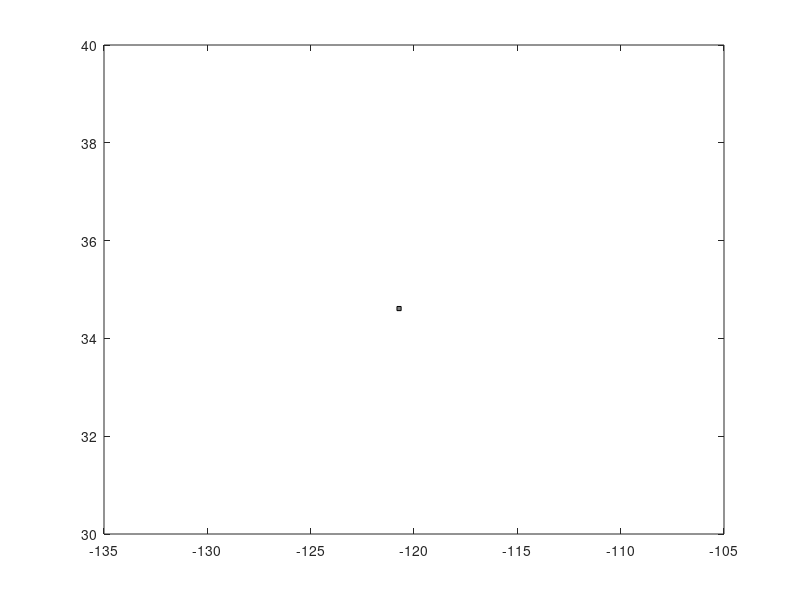

MATLAB code for this plot:
function hp = platform_loc(swch)
% PLATFORM_LOC.M
% hp=platform_loc(swch)
% Adds platform locations to any plot
% Called by sbchan_map.m
%
% optional input swch=0 turns of labels.
% Output's handle of platform objects.

% made, overly complexly, by Brian Emery

% input illogic:
if nargin==0
    swch=0; % default no labels
elseif nargin==1 & swch==1
    swch=1;
elseif nargin==1 & swch==0
    swch=0;    
end

hp=[];

%Site	Latitude	Longitude
site=struct('name',{'Gina','Gail','Gilda','Grace','Habitat','Hogan','Houchin','Henry',...
                    'Hillhouse','A','B','C','Holly','Hondo','Harmony','Heritage','Hermosa', ...
                    'Harvest','Hidalgo','Irene'}, ...
            'lat',{34.1175,34.125,34.18216667,34.1795,34.28666667,34.33783333,34.335,34.33333333, ...
                    34.33133333,34.332,34.33216667,34.333,34.38966667,34.39083333,34.377,34.35,34.4555, ...
                    34.46916667,34.495,34.61033333}, ...
            'lon',{-119.2763333,-119.4003333,-119.4178333,-119.4686667,-119.5883333,-119.5413333,-119.5521667,-119.5603333, ...
                    -119.6033333,-119.6125,-119.6216667,-119.6308333,-119.9055,-120.1205,-120.1675,-120.2791667,-120.6463333, ...
                    -120.6808333,-120.7021667,-120.7233333});
			
for i=1:20
    hi=plot(site(i).lon,site(i).lat,'ks');,set(hi,'Clipping','on','MarkerSize',3,'MarkerFaceColor',[.5 .5 .5]);
    hp=[hp hi];
    if swch
    text(site(i).lon,site(i).lat+.015,zeros(size(site(i).lon)),site(i).name,'fontsize',8,'Clipping','on');
    end
end

    
% original info:    
%    No.	Site	Latitude	Longitude
%1	Gina	34.1175	-119.2763333
%2	Gail	34.125	-119.4003333
%3	Gilda	34.18216667	-119.4178333
%4	Grace	34.1795	-119.4686667
%5	Habitat	34.28666667	-119.5883333
%8	Hogan	34.33783333	-119.5413333
%9	Houchin	34.335	-119.5521667
%10	Henry	34.33333333	-119.5603333
%11	Hillhouse	34.33133333	-119.6033333
%12	A	34.332	-119.6125
%13	B	34.33216667	-119.6216667
%14	C	34.333	-119.6308333
%17	Holly	34.38966667	-119.9055
%18	Hondo	34.39083333	-120.1205
%19	Harmony	34.377	-120.1675
%20	Heritage	34.35	-120.2791667
%21	Hermosa	34.4555	-120.6463333
%22	Harvest	34.46916667	-120.6808333
%23	Hidalgo	34.495	-120.7021667
%24	Irene	34.61033333	-120.7233333

end